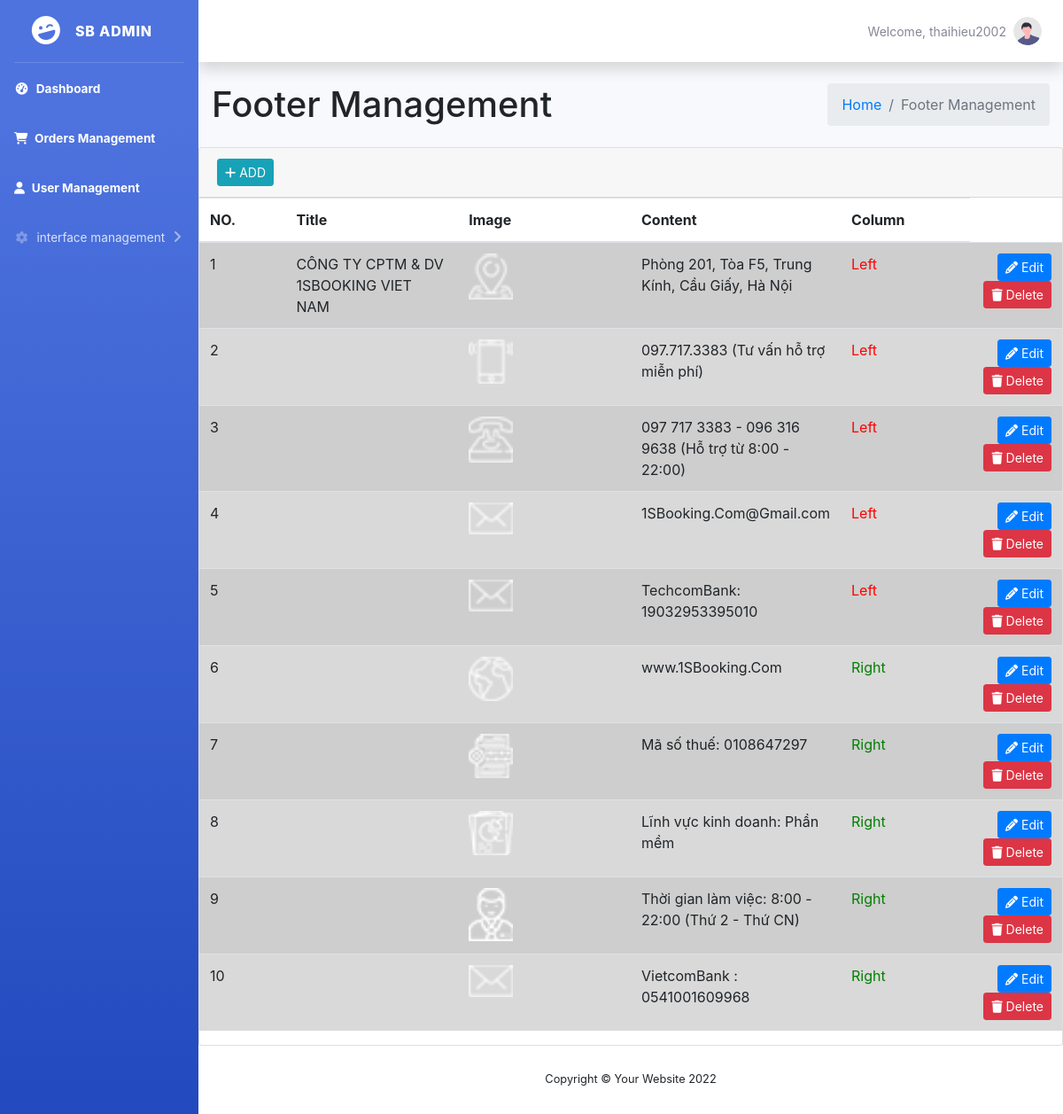
The page /views/manager_footer.php (signed in) on the database its author committed.
### tables this page shows
CREATE TABLE IF NOT EXISTS `footer` (
  `id` int(11) NOT NULL AUTO_INCREMENT,
  `title` varchar(500) DEFAULT NULL,
  `image` varchar(500) NOT NULL,
  `content` varchar(500) NOT NULL,
  `col` int(11) NOT NULL,
  PRIMARY KEY (`id`)
);

### models/db.php (called while the page is built)
<?php
class Db
{
	public static $connection;
    public function __construct()
    {
    if (!self::$connection) {
    self::$connection = new mysqli(DB_HOST, DB_USER, DB_PASSWORD, DB_NAME,PORT);
    self::$connection->set_charset(DB_CHARSET);
    }
    return self::$connection;
    }
}

### models/footer.php (called while the page is built, shortened)
<?php
class Footer extends Db
{
    public function getAllFT()
    {
        $sql = self::$connection->prepare("SELECT * FROM `footer`");
        $sql->execute();
        $item = $sql->get_result()->fetch_all(MYSQLI_ASSOC);
        return $item;
    }
}

### views/manager_footer.php (the view, shortened to what this page needs)
<?php
include "header.php";
?>
<div class="content-wrapper">
    <section class="content-header">
        <div class="container-fluid">
            <div class="row mb-2">
                <div class="col-sm-6">
                    <h1>Footer Management</h1>
                </div>
                <div class="col-sm-6">
                    <ol class="breadcrumb float-sm-right">
                        <li class="breadcrumb-item"><a href="index.php">Home</a></li>
                        <li class="breadcrumb-item active">Footer Management</li>
                    </ol>
                </div>
            </div>
        </div>
    </section>
    <section class="content">
        <div class="card">
            <div class="card-header">
                <div class="card-tools">
                    <button type="button" class="btn btn-info btn-sm" data-toggle="modal" data-target="#addFT"><i class="fas fa-plus"></i> ADD</button>
                </div>
            </div>
            <div class="card-body p-0">
                <table class="table table-striped projects">
                    <thead>
                        <tr>
                            <th style="width: 10%">
                                NO.
                            </th>
                            <th style="width: 20%">
                                Title
                            </th>
                            <th style="width: 20%">
                                Image
                            </th>
                            <th style="width: 20%">
                                Content
                            </th>
                            <th style="width: 15%">
                                Column
                            </th>
                        </tr>
                    </thead>
                    <tbody style="background: #d9d9d9;">
                        <?php
                        $count = 1;
                        $getAllFT = $footer->getAllFT();
                        foreach ($getAllFT as $value) : ?>
                            <tr>
                                <td><?php echo $count++ ?></td>
                                <td><?php echo $value['title'] ?></td>
                                <td><img src="../public/image/<?php echo $value['image'] ?>" alt="" style="width: 50px;"></td>
                                <td><?php echo $value['content'] ?></td>
                                <td class="project-state">
                                    <?php if ($value['col'] == '0') {
                                        echo '<span style="color:red;"> Left </span>';
                                    } else {
                                        echo '<span style="color:green;"> Right </span>';
                                    } ?>
                                </td>
                                <td class="project-actions text-right">
                                    <a class="btn btn-primary btn-sm" href="editFooter.php?id=<?php echo $value['id']; ?>">
                                        <i class="fas fa-pencil-alt">
                                        </i>
                                        Edit
                                    </a>
                                    <?php if (count($getAllFT) > 1) : ?>
                                        <a class="btn btn-danger btn-sm" href="../controllers/footer/deleteFT.php?id=<?php echo $value['id']; ?>" onclick="return confirm('Are you sure you want to delete?')">
                                            <i class="fas fa-trash"></i> Delete
                                        </a>
                                    <?php endif; ?>
                                </td>
                            </tr>
                        <?php endforeach; ?>
                    </tbody>
                </table>
            </div>
        </div>
    </section>
</div>
<?php include "footer.php"; ?>

### rows shown on the page
footer: title "CÔNG TY CPTM & DV 1SBOOKING VIET NAM", image (picture), content "Phòng 201, Tòa F5, Trung Kính, Cầu Giấy, Hà Nội", col "Left"
footer: image (picture), content "097.717.3383 (Tư vấn hỗ trợ miễn phí)", col "Left"
footer: image (picture), content "097 717 3383 - 096 316 9638 (Hỗ trợ từ 8:00 - 22:00)", col "Left"
footer: image (picture), content "1SBooking.Com@Gmail.com", col "Left"
footer: image (picture), content "TechcomBank: 19032953395010", col "Left"
footer: image (picture), content "www.1SBooking.Com", col "Right"
footer: image (picture), content "Mã số thuế: 0108647297", col "Right"
footer: image (picture), content "Lĩnh vực kinh doanh: Phần mềm", col "Right"
footer: image (picture), content "Thời gian làm việc: 8:00 - 22:00 (Thứ 2 - Thứ CN)", col "Right"
footer: image (picture), content "VietcomBank : 0541001609968", col "Right"

### other values the page prints
$_SESSION['user'] "thaihieu2002"
